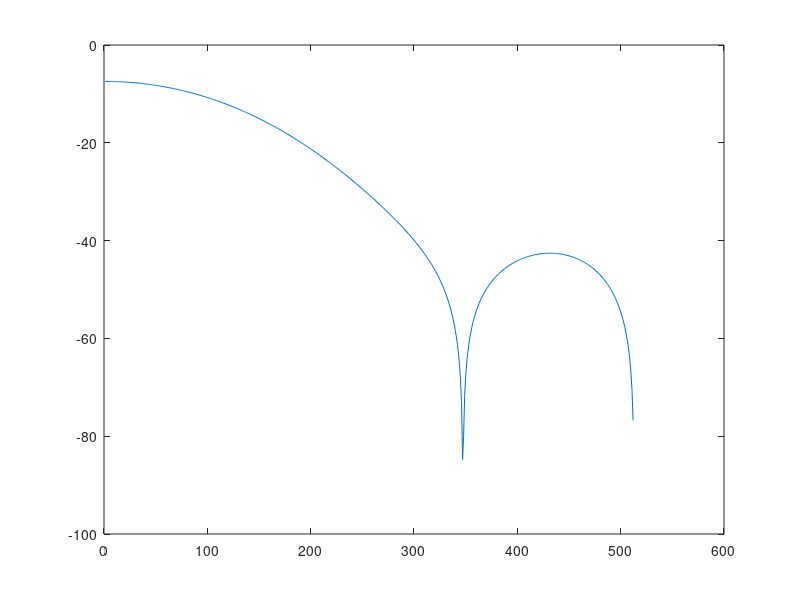
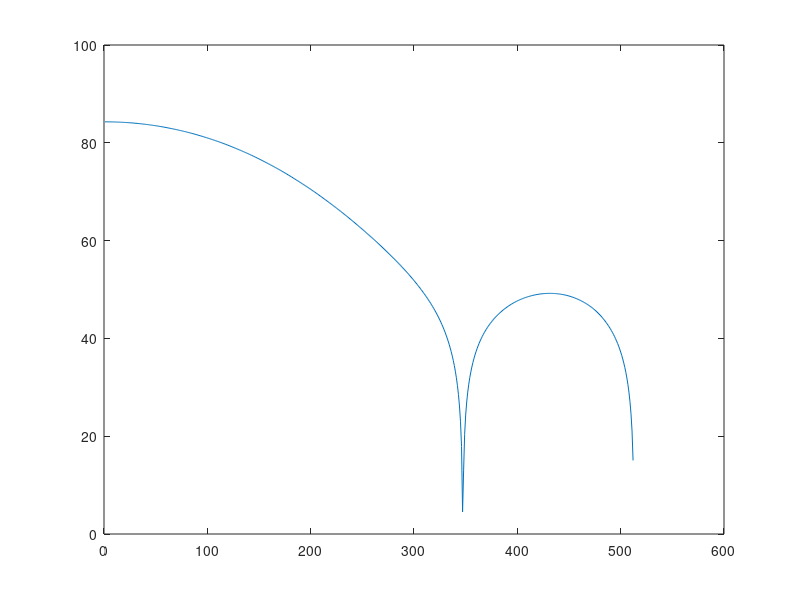

Here is the MATLAB script that generated these plots, in order:
clear all;
close all;
clc;

%Parameters
nb_taps=7;
nb_quant=2^14;
cut_off=0.125;

%VHDL parameters
filename='top.vhd';
data_in_bus_size=12;
data_out_bus_size=12;
taps_size=log2(nb_quant);

%calculate Filter
f = [0 cut_off cut_off 1];
mhi = [1 1 0 0];
taps_ideal = fir2(nb_taps,f,mhi);

%ideal
h_ideal=freqz(taps_ideal,1,512);
h_ideal_dB=20*log10(abs(h_ideal));

%Quantified
compensate=31760.000000 / 16384.000000 ; %Here apply value from quant_taps_correct when compensate at 1
taps_quant= round( [ (nb_quant/2-1) / max(taps_ideal) * taps_ideal/compensate] );
h_quant=freqz(taps_quant,1,512);
h_quant_dB=20*log10(abs(h_quant));

%Identify the gain
quant_gain_lin=10^(max(h_quant_dB)/20);
quant_gain_log2=log2(quant_gain_lin);
quant_gain_lin_floor=2^floor(quant_gain_log2);
quant_taps_correct=quant_gain_lin/quant_gain_lin_floor;

%Display
figure(1);
plot(h_ideal_dB);
figure(2);
plot(h_quant_dB);

%Generate taps
##fid = fopen('taps.txt','w');
##for k=1:length(taps_quant)
##  fprintf(fid,'taps(%d) <= to_signed(%d,%d);\n',k-1,taps_quant(k),log2(nb_quant));
##end
##
##fclose(fid);

%----------------------------------------------------------
% Generate VHDL
%----------------------------------------------------------
fid=fopen(filename,'w');

fprintf(fid,'library IEEE;                                                                                            \n');
fprintf(fid,'use IEEE.std_logic_1164.all;                                                                             \n');
fprintf(fid,'use IEEE.numeric_std.all;                                                                                \n');
fprintf(fid,'use     ieee.math_real.all;                                                                              \n');
fprintf(fid,'                                                                                                         \n');
fprintf(fid,'entity top is                                                                                            \n');
fprintf(fid,' port (                                                                                                  \n');
fprintf(fid,'            clk             : in std_logic;                                                              \n');
fprintf(fid,'                                                                                                         \n');
fprintf(fid,'            data_in         : in std_logic_vector(%d downto 0);                                          \n',data_in_bus_size-1);
fprintf(fid,'            data_in_en      : in std_logic;                                                              \n');
fprintf(fid,'                                                                                                         \n');
fprintf(fid,'			data_out		: out std_logic_vector(%d downto 0);                                          \n',data_out_bus_size-1);
fprintf(fid,'			data_out_en		: out std_logic                                                               \n');
fprintf(fid,'                                                                                                         \n');
fprintf(fid,' );                                                                                                      \n');
fprintf(fid,'end entity top;                                                                                          \n');
fprintf(fid,'                                                                                                         \n');
fprintf(fid,'architecture rtl of top is                                                                               \n');
fprintf(fid,'                                                                                                         \n');
fprintf(fid,'                                                                                                         \n');
fprintf(fid,'                                                                                                         \n');
fprintf(fid,'constant nb_taps                        : integer:=%d;                                                   \n',length(taps_quant));
fprintf(fid,'type taps_type                          is array (0 to nb_taps-1) of signed(%d downto 0);                \n',taps_size-1);
fprintf(fid,'signal taps                             : taps_type;                                                     \n');
fprintf(fid,'type fir_reg_type                       is array (0 to nb_taps-1) of signed(%d downto 0);                \n',data_in_bus_size-1);
fprintf(fid,'signal fir_reg                          : fir_reg_type:=(others=>(others=>''0''));                        \n');
fprintf(fid,'type taps_x_fir_reg_type                is array (0 to nb_taps-1) of signed(%d downto 0);                \n',data_in_bus_size+taps_size-1);
fprintf(fid,'signal taps_x_fir_reg                   : taps_x_fir_reg_type;                                           \n');
fprintf(fid,'                                                                                                         \n');
fprintf(fid,'type adder_tree_subtype                 is array (0 to nb_taps) of signed(63 downto 0);                  \n');
fprintf(fid,'type adder_tree_type                    is array (0 to nb_taps-1) of adder_tree_subtype;                 \n');
fprintf(fid,'signal adder_tree                       : adder_tree_type:=(others=>(others=>(others=>''0'')));          \n');
fprintf(fid,'signal adder_tree_en                    : std_logic_vector(nb_taps-1 downto 0);                          \n');  
fprintf(fid,'                                                                                                         \n');
fprintf(fid,'                                                                                                         \n');
fprintf(fid,'signal data_in_en_r1               : std_logic;                                                          \n');
fprintf(fid,'signal data_in_en_r2               : std_logic;                                                          \n');
fprintf(fid,'signal data_in_en_r3               : std_logic;                                                          \n');
fprintf(fid,'signal data_out_prepare            : std_logic_vector(%d downto 0);                                      \n',data_out_bus_size-1);
fprintf(fid,'signal data_out_prepare_en         : std_logic;                                                          \n');
fprintf(fid,'                                                                                                         \n');
fprintf(fid,'begin                                                                                                    \n');
fprintf(fid,'                                                                                                         \n');
fprintf(fid,'                                                                                                         \n');
fprintf(fid,'                                                                                                         \n');
fprintf(fid,'    ------------------------------------------                                                           \n');
fprintf(fid,'    -- Fir implementation                                                                                \n');
fprintf(fid,'    ------------------------------------------                                                           \n');
fprintf(fid,'    process(clk)                                                                                         \n');
fprintf(fid,'    variable v_round : signed(1 downto 0);                                                               \n');
fprintf(fid,'    begin                                                                                                \n');
fprintf(fid,'                                                                                                         \n');
fprintf(fid,'        if rising_edge(clk) then                                                                         \n');
fprintf(fid,'                                                                                                         \n');
fprintf(fid,'            --shift registers                                                                            \n');
fprintf(fid,'            if data_in_en=''1'' then                                                                     \n');
fprintf(fid,'                fir_reg(0) <= signed(data_in);                                                           \n');
fprintf(fid,'                for I in 1 to nb_taps-1 loop                                                             \n');
fprintf(fid,'                       fir_reg(I) <= fir_reg(I-1);                                                       \n');
fprintf(fid,'                    end loop;                                                                            \n');
fprintf(fid,'            end if;                                                                                      \n');
fprintf(fid,'            data_in_en_r1 <= data_in_en;                                                                 \n');
fprintf(fid,'                                                                                                         \n');
fprintf(fid,'            --multiply                                                                                   \n');
fprintf(fid,'            for I in 0 to nb_taps-1 loop                                                                 \n');
fprintf(fid,'                taps_x_fir_reg(I) <= fir_reg(I) * taps(I); -- %d + %d = %d bits                          \n',data_in_bus_size,taps_size,data_in_bus_size+taps_size);
fprintf(fid,'            end loop;                                                                                    \n');
fprintf(fid,'            data_in_en_r2 <= data_in_en_r1;                                                              \n');
fprintf(fid,'                                                                                                         \n');
fprintf(fid,'            --Pipe                                                                                       \n');
fprintf(fid,'            for I in 0 to nb_taps-1 loop                                                                 \n');
fprintf(fid,'                adder_tree(0)(I)         <= resize(taps_x_fir_reg(I),64);                                \n');
fprintf(fid,'            end loop;                                                                                    \n');
fprintf(fid,'            data_in_en_r3 <= data_in_en_r2;                                                              \n');
fprintf(fid,'                                                                                                         \n');

%Generation of the adder tree
K = nb_taps;
s = 0;
while(K > 2)

  for I=0:(K/2)
    %fprintf('s=%d I=%d I=%d\n',s,I*2,(I*2)+1);
    fprintf(fid,'            adder_tree(%d)(%d) <= adder_tree(%d)(%d) + adder_tree(%d)(%d); --%d bits \n',s+1,I,s,I*2,s,(I*2)+1,data_in_bus_size+taps_size+s+1);
  end;
  s=s+1;
  K=ceil(K/2);
end
fprintf(fid,'            adder_tree(%d)(%d) <= adder_tree(%d)(%d) + adder_tree(%d)(%d);\n',s+1,0,s,0,s,1);

%Connect the adder to the output
fprintf(fid,'                                                                                                         \n');
%fprintf(fid,' data_out <= std_logic_vector(adder_tree(%d)(%d));                                                                         \n',s+1,0);
fprintf(fid,'            v_round := ''0'' & adder_tree(%d)(0)(%d);                                                     \n',s+1,quant_gain_log2-1);
fprintf(fid,'            data_out_prepare <= std_logic_vector(adder_tree(%d)(%d)(%d downto %d) + v_round);                                                                         \n',s+1,0,quant_gain_log2+data_out_bus_size-1,quant_gain_log2);
fprintf(fid,'            data_out_prepare_en <= adder_tree_en(%d);                                                    \n',s+1);
fprintf(fid,'                                                                                                         \n');
fprintf(fid,'                                                                                                         \n');
fprintf(fid,'                                                                                                         \n');
fprintf(fid,'            adder_tree_en(0) <= data_in_en_r2;                                                           \n');
fprintf(fid,'            adder_tree_en(nb_taps-1 downto 1) <= adder_tree_en(nb_taps-2 downto 0);                      \n');
fprintf(fid,'                                                                                                         \n');
%End the process
fprintf(fid,'       end if;                                                                                           \n');
fprintf(fid,'    end process;                                                                                         \n');

fprintf(fid,'                                                                                                         \n');
fprintf(fid,'                                                                                                         \n');
fprintf(fid,'                                                                                                         \n');
fprintf(fid,' data_out     <= data_out_prepare;                                                                       \n');
fprintf(fid,' data_out_en  <= data_out_prepare_en;                                                                    \n');
fprintf(fid,'                                                                                                         \n');
fprintf(fid,'                                                                                                         \n');
fprintf(fid,'                                                                                                         \n');

%Prints taps to the file
for k=1:length(taps_quant)
  fprintf(fid,' taps(%d) <= to_signed(%d,%d);\n',k-1,taps_quant(k),log2(nb_quant));
end;

%End RTL
fprintf(fid,'                                                                                                         \n');
fprintf(fid,'                                                                                                         \n');
fprintf(fid,'                                                                                                         \n');
fprintf(fid,' end rtl;                                                                                                \n');

fclose(fid);

fprintf('!!!!!!! Check that everything is ok with gain !!!!!!!!!!!!!\n');
fprintf('%f / %f\n', quant_gain_lin,quant_gain_lin_floor);
fprintf('\n');

if mod(length(taps_ideal),2)==1
  fprintf('!!!!!!! Error, the number of taps is odd !!!!!!!!!!!!!\n');
end